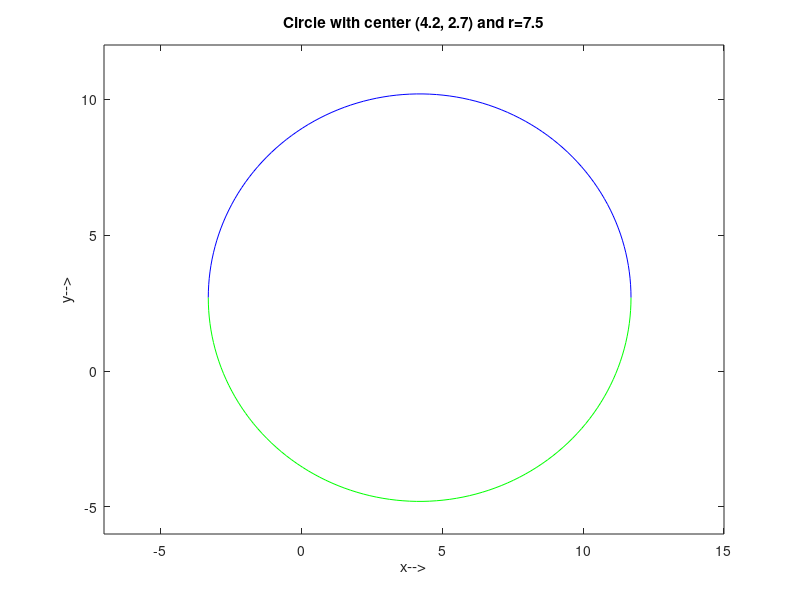

Here is the MATLAB script that generated this plot:
%{
Class: ENGR15100: Software Tools for Engineers
Instructor: Xiaoli Yang    
Author: AL PIZANO
Assignment: Lab 3
File Name: PIZANO_LAB3_problem2_7.m
Date: 10/06/16
%}

%Delete an eventual pre-existing diary
delete xxx.txt

%Turn on a diary called mydiary.txt
diary xxx.txt

%clear screen
clc

%clear workspace
clear

disp('Al Pizano');
disp('');
disp('starting code: ');

%Completing lab x
%your source code here%

t = linspace(0, pi);
x = 7.5.*cos(t)+4.2;
y = 7.5.*sin(t)+2.7;
u = 7.5.*cos(t)+4.2;
v = -7.5.*sin(t)+2.7;
axis square;
figure(1);
plot(x, y, '-b')
hold on
plot (u, v, '-g')
title('Circle with center (4.2, 2.7) and r=7.5')
xlabel('x-->')
ylabel('y-->')
xlim([-7,15]);
ylim([-6,12]);



%Turn off the diary function
diary off